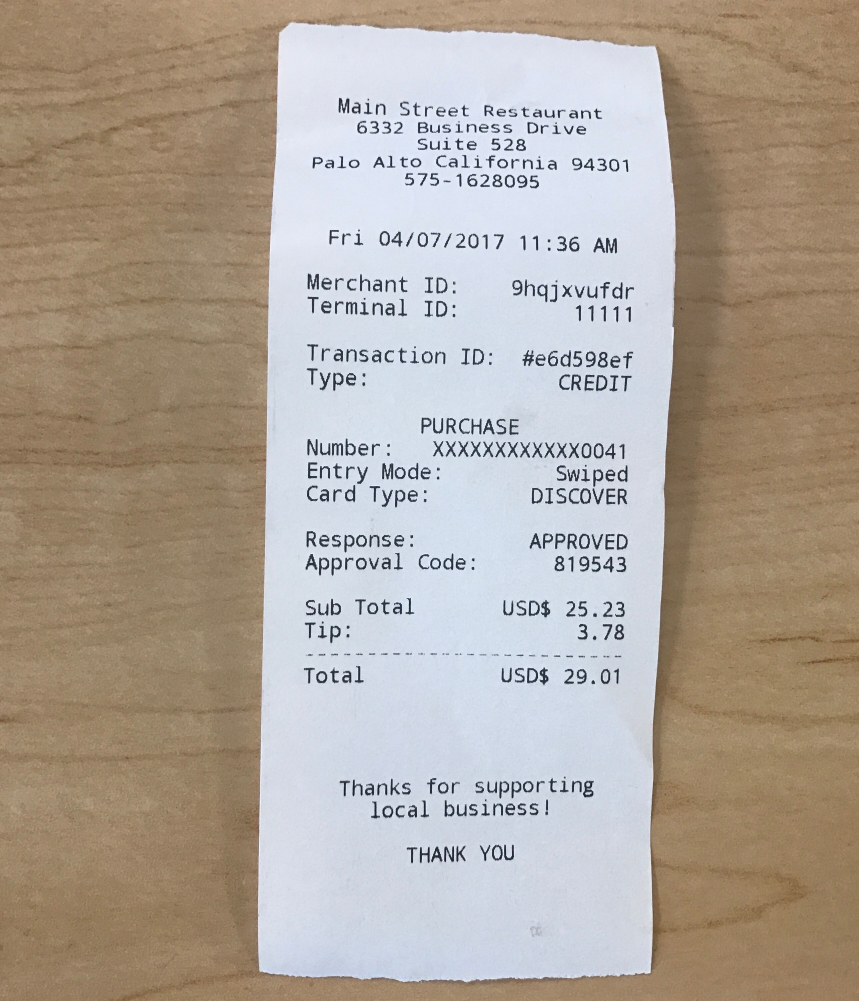
#> input picture temp/test1.jpeg, 2577 x 3001 px, found by its file name (shown at 1/3 size)
$ python img_converting_mixtral.py
#> lines starting #> are read from the running program, lines starting #| are printed output that depends on the picture; after the words box and inside, x2 and y2 are one past the last pixel; in counts of white or black regions, pixels touching at a corner belong together

import cv2
import pytesseract
from PIL import Image
import numpy as np
# Load the receipt image
img = cv2.imread('TestingImgs/test1.jpeg')
#> img is the input picture: shape (3001, 2577, 3); mean B, G, R 154.3, 165.2, 175.3
def remove_borders(img):
    gray=cv2.cvtColor(img,cv2.COLOR_BGR2GRAY)
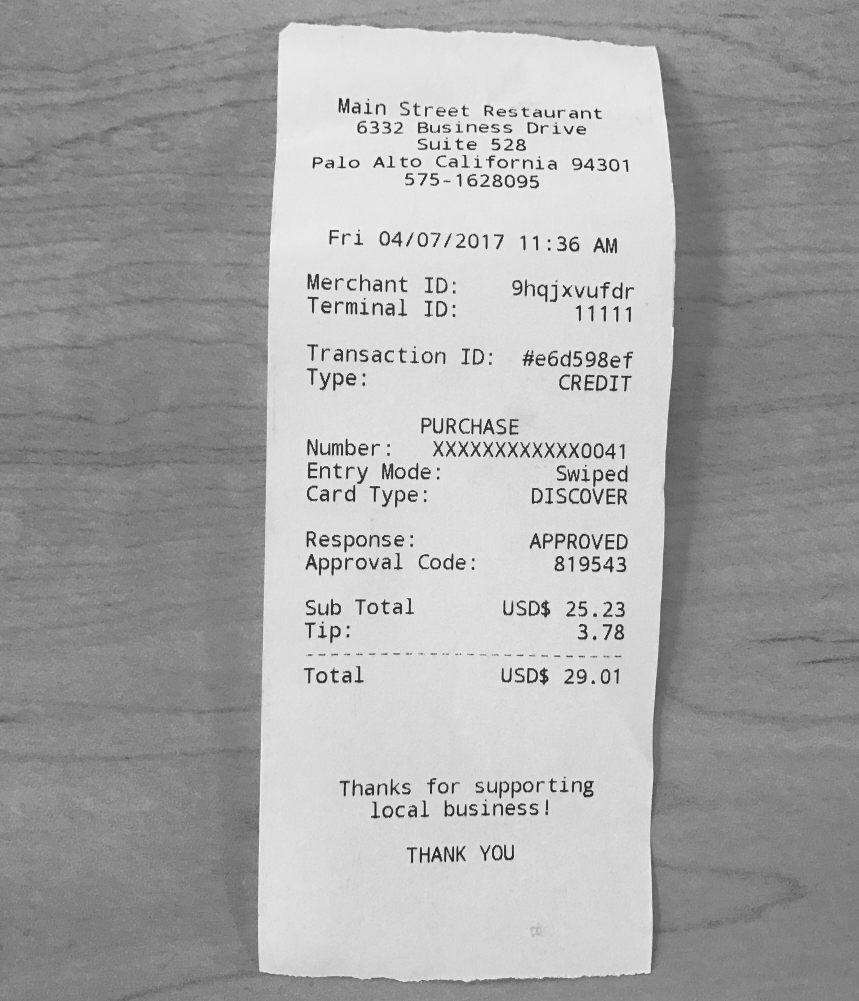
#> gray: shape (3001, 2577) (shown at 1/3 size); min 6, max 255, mean 167
    contours, heiarchy = cv2.findContours(gray, cv2.RETR_EXTERNAL, cv2.CHAIN_APPROX_SIMPLE)
#> contours = [[[0, 0], [0, 3000], [2576, 3000], [2576, 0]]]; heiarchy = [[-1, -1, -1, -1]]
    cntsSorted = sorted(contours, key=lambda x:cv2.contourArea(x))
#> cntsSorted = [[[0, 0], [0, 3000], [2576, 3000], [2576, 0]]]
    cnt = cntsSorted[-1]
#> cnt = [[0, 0], [0, 3000], [2576, 3000], [2576, 0]]
    x, y, w, h = cv2.boundingRect(cnt)
#> x = 0; y = 0; w = 2577; h = 3001
    crop = img[y:y+h, x:x+w]
    return (crop)

def thickening_font(img: np.ndarray) -> np.ndarray:
    img=cv2.bitwise_not(img)
    kernel=np.ones((2,2),np.uint8)
    img=cv2.dilate(img,kernel,iterations=1)
    img=cv2.bitwise_not(img)
    return img
def get_boxes(img):
    h, w = img.shape
    boxes = pytesseract.image_to_boxes(img)
    for b in boxes.splitlines():
        b = b.split(' ')
        img = cv2.rectangle(img, (int(b[1]), h - int(b[2])), (int(b[3]), h - int(b[4])), (0, 255, 0), 2)
    return img

def noise_removal(image: np.ndarray):
    kernel = np.ones((1,1),np.uint8)
    image=cv2.dilate(image,kernel,iterations=1)
    kernel=np.ones((1,1),np.uint8)
    image=cv2.erode(image,kernel,iterations=1)
    image=cv2.morphologyEx(image,cv2.MORPH_CLOSE,kernel)
    image=cv2.medianBlur(image,3)
    return (image)
img = remove_borders(img)
# Convert to grayscale
gray_img = cv2.cvtColor(img, cv2.COLOR_BGR2GRAY)

# Apply Gaussian blur
blurred_img = cv2.GaussianBlur(gray_img, (5, 5), 0)

# Use adaptive thresholding to binarize the image
# thresh_img = cv2.adaptiveThreshold(no_noise, 255, cv2.ADAPTIVE_THRESH_MEAN_C, cv2.THRESH_BINARY_INV, 11, 5)
thresh_img = cv2.adaptiveThreshold(blurred_img, 210, cv2.ADAPTIVE_THRESH_MEAN_C, cv2.THRESH_BINARY, 15, 10)
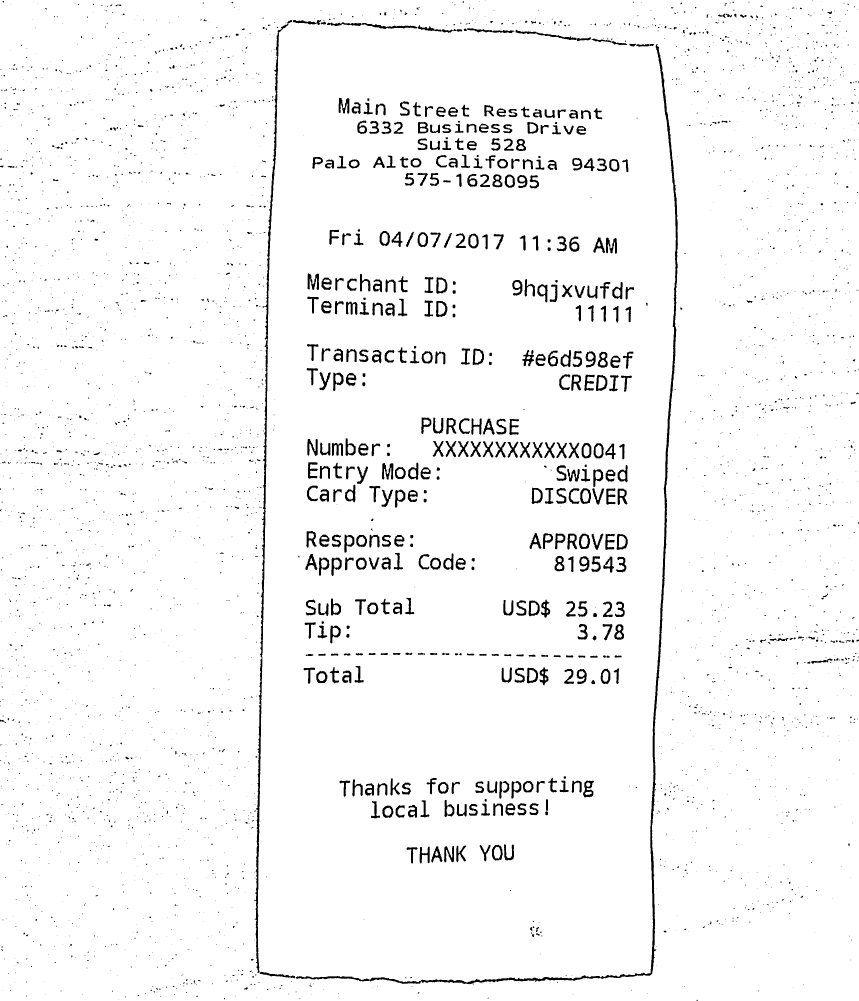
#> thresh_img: shape (3001, 2577) (shown at 1/3 size); values 0 (black) and 210 (white), 96.6% white; 4360 black regions (3605 under 20 px), largest, box (x1, y1, x2, y2) and area: (887, 132, 2034, 2953) 23884, (763, 60, 876, 2919) 16050, (981, 67, 1252, 87) 1635
# thresh_img = cv2.adaptiveThreshold(blurred_img, 255, cv2.ADAPTIVE_THRESH_GAUSSIAN_C, cv2.THRESH_BINARY, 15, 15)
no_noise = noise_removal(thresh_img)
#> in noise_removal, `image=cv2.medianBlur(image,3)`: image: shape (3001, 2577); values 0 (black) and 210 (white), 96.7% white; 2454 black regions (1773 under 20 px), largest, box (x1, y1, x2, y2) and area: (887, 132, 2034, 2952) 23882, (763, 60, 876, 2919) 16054, (981, 67, 1252, 87) 1638
# Remove borders and unwanted elements using morphological operations
kernel = cv2.getStructuringElement(cv2.MORPH_RECT, (5, 5))
cleaned_img = cv2.morphologyEx(no_noise, cv2.MORPH_OPEN, kernel)
#> cleaned_img: shape (3001, 2577); values 0 (black) and 210 (white), 96.6% white; 2342 black regions (1673 under 20 px), largest, box (x1, y1, x2, y2) and area: (763, 60, 2034, 2953) 44781, (1392, 85, 1881, 135) 2855, (1780, 712, 1851, 761) 1638

# Resize the image to improve Tesseract's ability to recognize text
resized_img = cv2.resize(cleaned_img, None, fx=3, fy=3, interpolation=cv2.INTER_CUBIC)
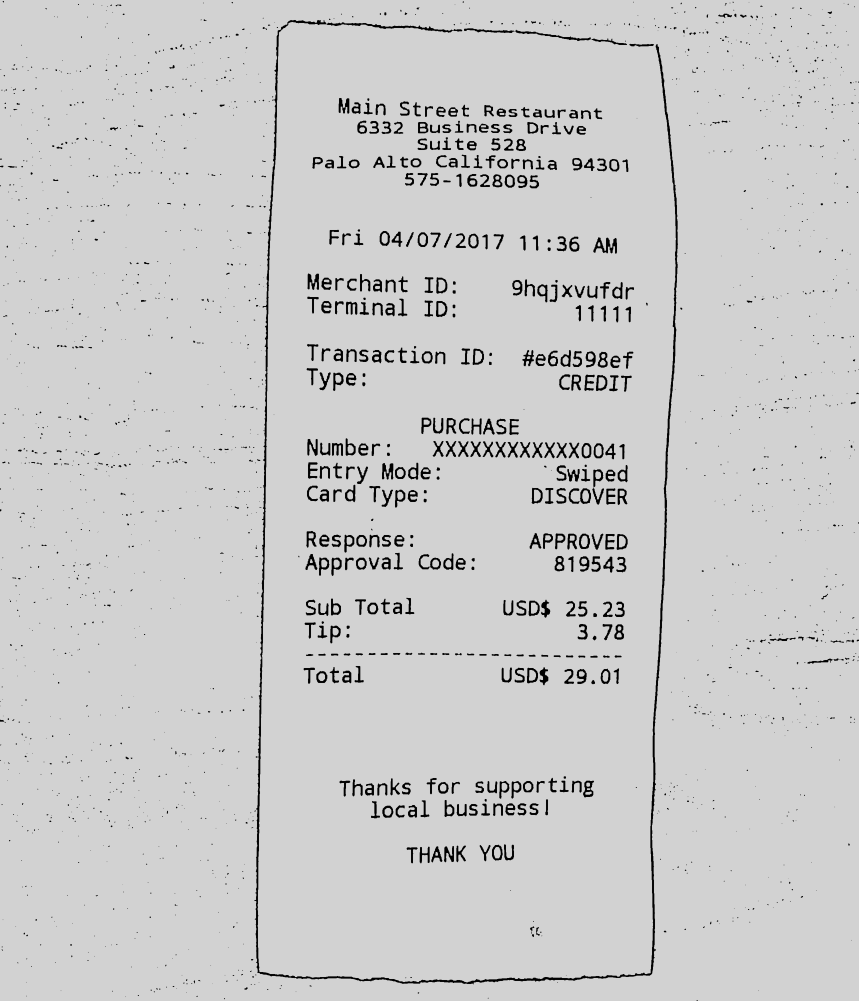
#> resized_img: shape (9003, 7731) (shown at 1/9 size); min 0, max 255, mean 203.1
thick_font = thickening_font(resized_img)
#> in thickening_font, `img=cv2.bitwise_not(img)`:
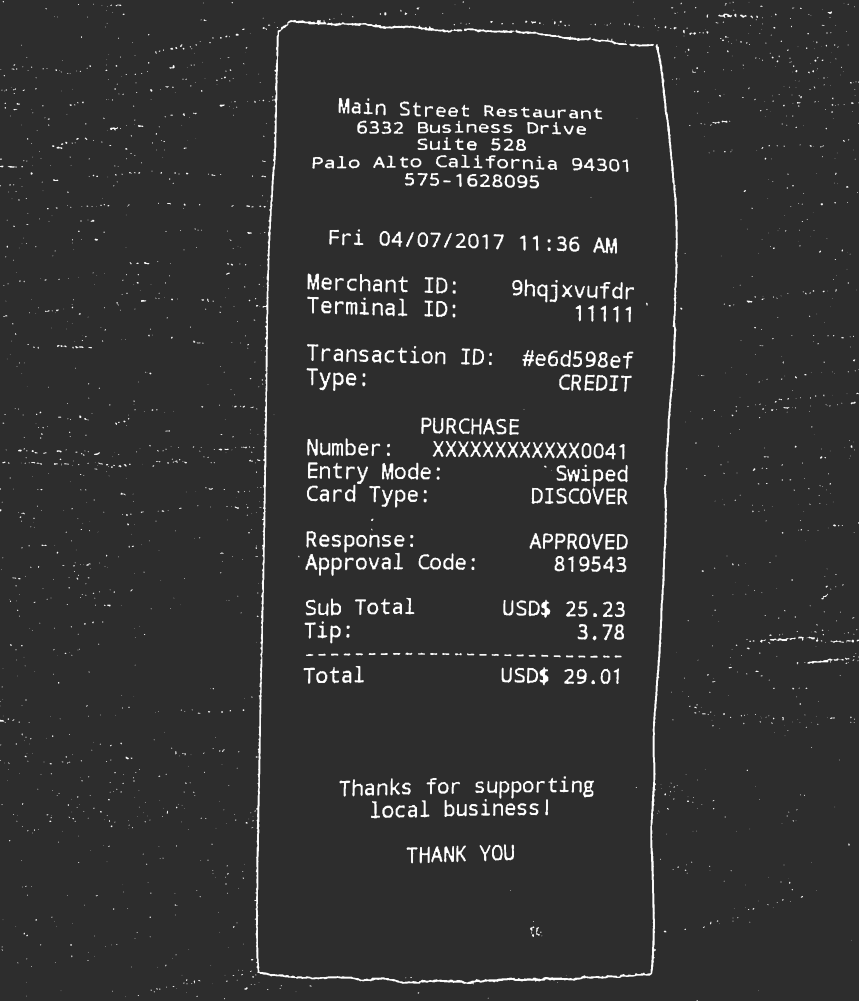
#> img: shape (9003, 7731) (shown at 1/9 size); min 0, max 255, mean 51.9
# [10 lines of commented-out code are left out]
